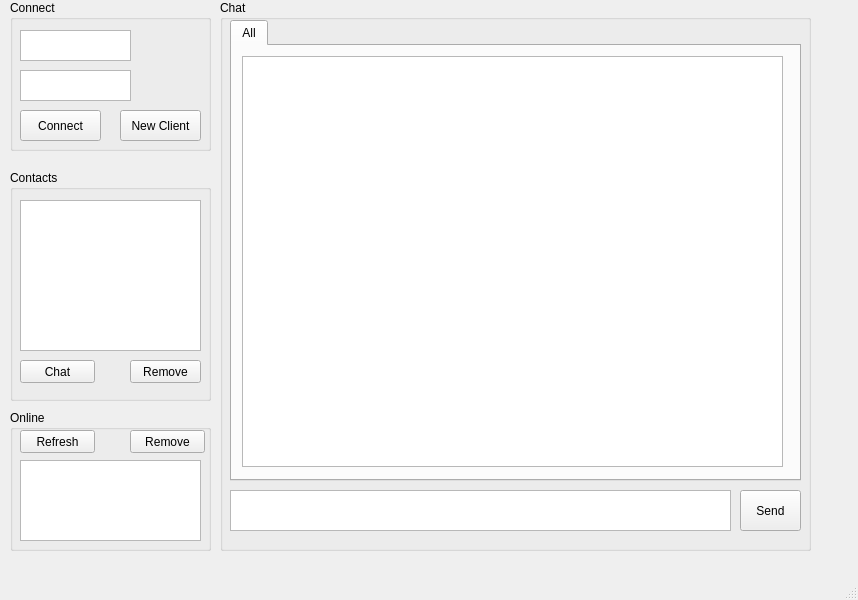
<?xml version="1.0" encoding="UTF-8"?>
<ui version="4.0">
 <class>MainWindow</class>
 <widget class="QMainWindow" name="MainWindow">
  <property name="geometry">
   <rect>
    <x>0</x>
    <y>0</y>
    <width>858</width>
    <height>600</height>
   </rect>
  </property>
  <property name="windowTitle">
   <string>MainWindow</string>
  </property>
  <widget class="QWidget" name="centralwidget">
   <widget class="QGroupBox" name="groupBox">
    <property name="geometry">
     <rect>
      <x>10</x>
      <y>0</y>
      <width>201</width>
      <height>151</height>
     </rect>
    </property>
    <property name="title">
     <string>Connect</string>
    </property>
    <widget class="QTextEdit" name="textEditClientConnect">
     <property name="geometry">
      <rect>
       <x>10</x>
       <y>30</y>
       <width>111</width>
       <height>31</height>
      </rect>
     </property>
    </widget>
    <widget class="QPushButton" name="pushButtonConnect">
     <property name="geometry">
      <rect>
       <x>10</x>
       <y>110</y>
       <width>81</width>
       <height>31</height>
      </rect>
     </property>
     <property name="text">
      <string>Connect</string>
     </property>
    </widget>
    <widget class="QTextEdit" name="textEditPassword">
     <property name="geometry">
      <rect>
       <x>10</x>
       <y>70</y>
       <width>111</width>
       <height>31</height>
      </rect>
     </property>
    </widget>
    <widget class="QPushButton" name="pushButtonNewClient">
     <property name="geometry">
      <rect>
       <x>110</x>
       <y>110</y>
       <width>81</width>
       <height>31</height>
      </rect>
     </property>
     <property name="text">
      <string>New Client</string>
     </property>
    </widget>
   </widget>
   <widget class="QGroupBox" name="groupBox_2">
    <property name="geometry">
     <rect>
      <x>220</x>
      <y>0</y>
      <width>591</width>
      <height>551</height>
     </rect>
    </property>
    <property name="title">
     <string>Chat</string>
    </property>
    <widget class="QTextEdit" name="textEditEnter">
     <property name="geometry">
      <rect>
       <x>10</x>
       <y>490</y>
       <width>501</width>
       <height>41</height>
      </rect>
     </property>
     <property name="tabChangesFocus">
      <bool>false</bool>
     </property>
    </widget>
    <widget class="QPushButton" name="pushButton">
     <property name="geometry">
      <rect>
       <x>520</x>
       <y>490</y>
       <width>61</width>
       <height>41</height>
      </rect>
     </property>
     <property name="text">
      <string>Send</string>
     </property>
    </widget>
    <widget class="QTabWidget" name="tabWidgetChat">
     <property name="geometry">
      <rect>
       <x>10</x>
       <y>20</y>
       <width>571</width>
       <height>461</height>
      </rect>
     </property>
     <property name="currentIndex">
      <number>0</number>
     </property>
     <widget class="QWidget" name="tab">
      <attribute name="title">
       <string>All</string>
      </attribute>
      <widget class="QTextEdit" name="textEditChat">
       <property name="geometry">
        <rect>
         <x>10</x>
         <y>10</y>
         <width>541</width>
         <height>411</height>
        </rect>
       </property>
       <property name="readOnly">
        <bool>true</bool>
       </property>
      </widget>
     </widget>
    </widget>
   </widget>
   <widget class="QGroupBox" name="groupBox_3">
    <property name="geometry">
     <rect>
      <x>10</x>
      <y>170</y>
      <width>201</width>
      <height>231</height>
     </rect>
    </property>
    <property name="title">
     <string>Contacts</string>
    </property>
    <widget class="QListWidget" name="listWidgetContacts">
     <property name="geometry">
      <rect>
       <x>10</x>
       <y>30</y>
       <width>181</width>
       <height>151</height>
      </rect>
     </property>
    </widget>
    <widget class="QPushButton" name="pushButtonRemove">
     <property name="geometry">
      <rect>
       <x>120</x>
       <y>190</y>
       <width>71</width>
       <height>23</height>
      </rect>
     </property>
     <property name="text">
      <string>Remove</string>
     </property>
    </widget>
    <widget class="QPushButton" name="pushButtonChat">
     <property name="geometry">
      <rect>
       <x>10</x>
       <y>190</y>
       <width>75</width>
       <height>23</height>
      </rect>
     </property>
     <property name="text">
      <string>Chat</string>
     </property>
    </widget>
   </widget>
   <widget class="QGroupBox" name="groupBox_4">
    <property name="geometry">
     <rect>
      <x>10</x>
      <y>410</y>
      <width>201</width>
      <height>141</height>
     </rect>
    </property>
    <property name="title">
     <string>Online</string>
    </property>
    <widget class="QListWidget" name="listWidgetOnline">
     <property name="geometry">
      <rect>
       <x>10</x>
       <y>50</y>
       <width>181</width>
       <height>81</height>
      </rect>
     </property>
    </widget>
    <widget class="QPushButton" name="pushButtonOnlineRefresh">
     <property name="geometry">
      <rect>
       <x>10</x>
       <y>20</y>
       <width>75</width>
       <height>23</height>
      </rect>
     </property>
     <property name="text">
      <string>Refresh</string>
     </property>
    </widget>
    <widget class="QPushButton" name="pushButtonOnlineRemove">
     <property name="geometry">
      <rect>
       <x>120</x>
       <y>20</y>
       <width>75</width>
       <height>23</height>
      </rect>
     </property>
     <property name="text">
      <string>Remove</string>
     </property>
    </widget>
   </widget>
  </widget>
  <widget class="QMenuBar" name="menubar">
   <property name="geometry">
    <rect>
     <x>0</x>
     <y>0</y>
     <width>858</width>
     <height>21</height>
    </rect>
   </property>
  </widget>
  <widget class="QStatusBar" name="statusbar"/>
 </widget>
 <resources/>
 <connections/>
</ui>
